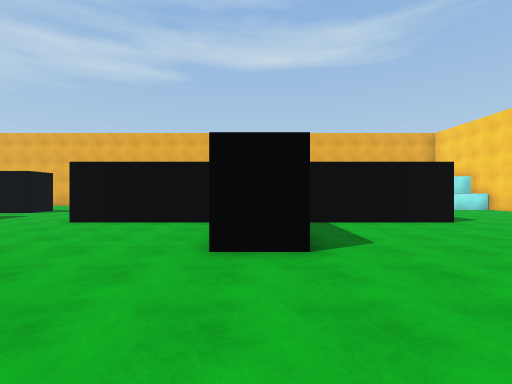
view 1 (above)

20 first-person views from a walk through a scene from a Unity 3-D project. The camera is 1.5 m above the floor, looks level and sees 85° across. The floor is counted in squares, 2 m on a side. Each view is taken from the middle of a square. On the plan, view 1 faces up. The plan holds only what a view shows up to about 10 squares ahead; the rest is blank. The place goes on beyond the plan. The player is left out.

view 2
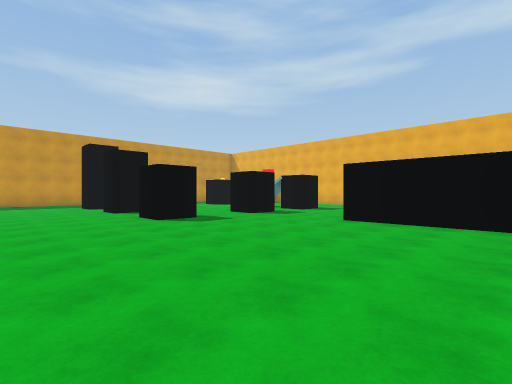

view 3
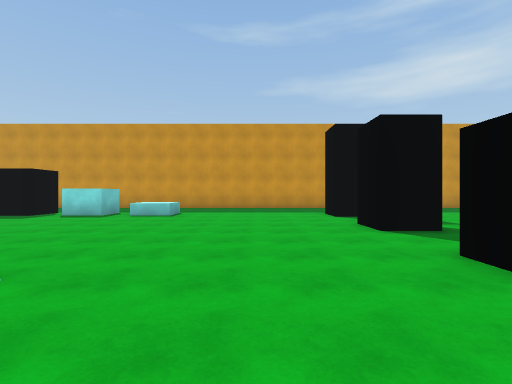

view 4
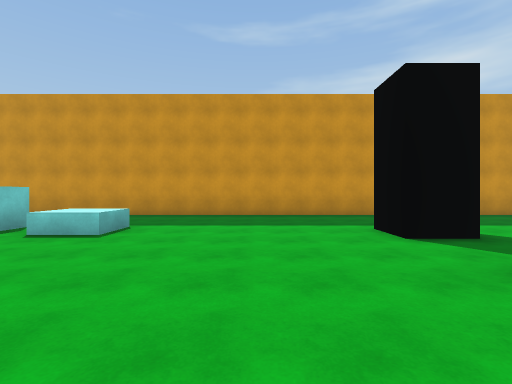

view 5
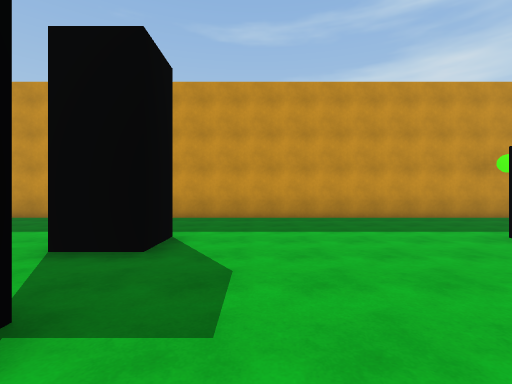

view 6
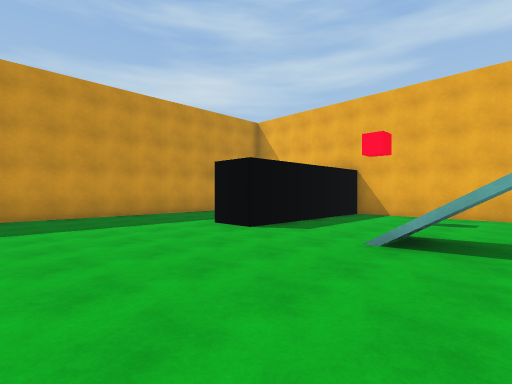

view 7
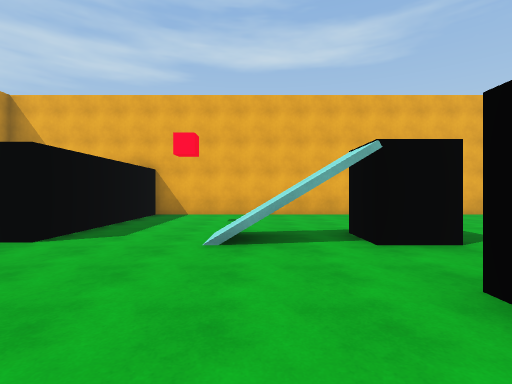

view 8
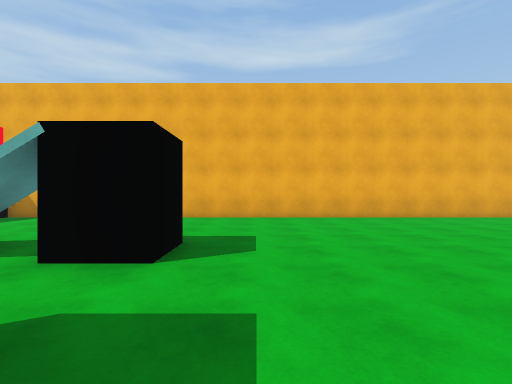

view 9
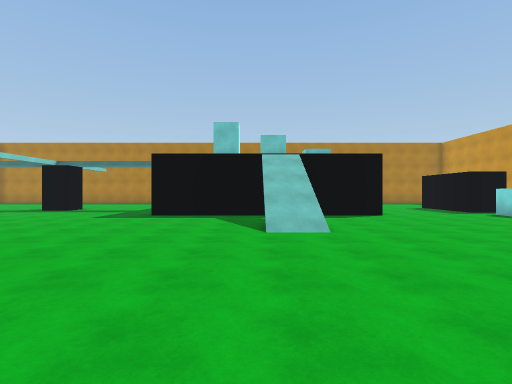

view 10
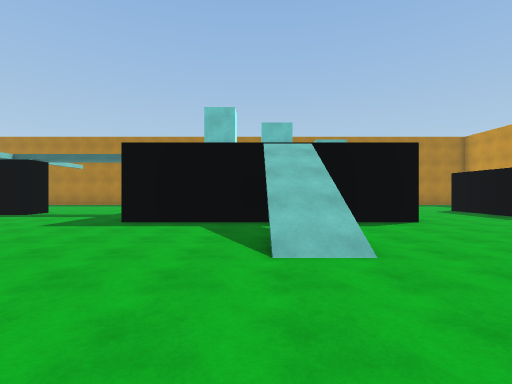

view 11
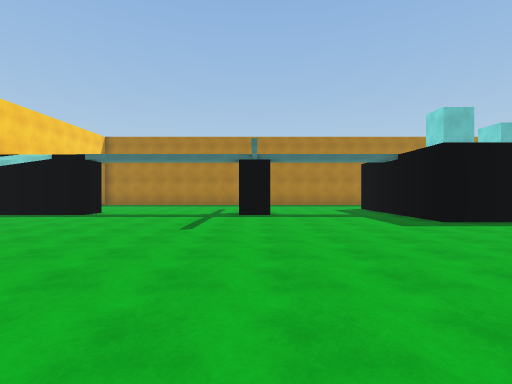

view 12
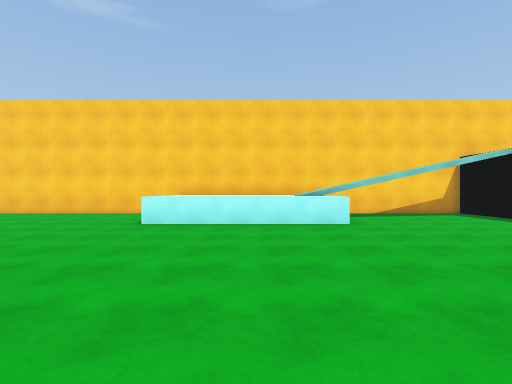

view 13
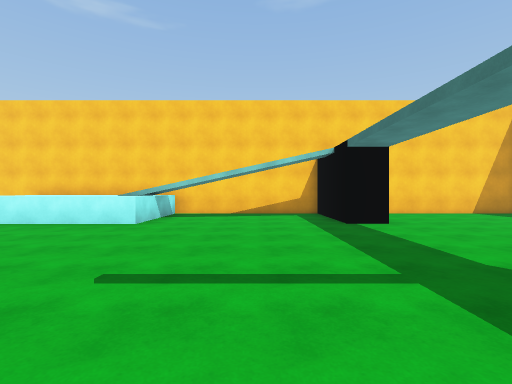

view 14
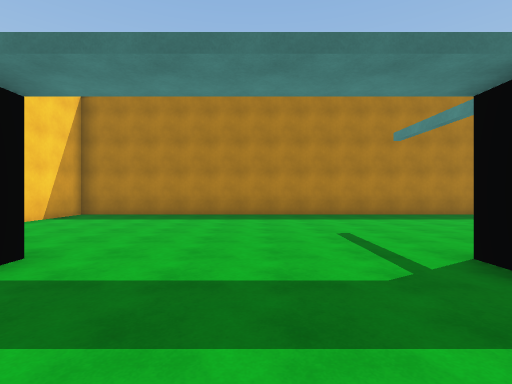

view 15
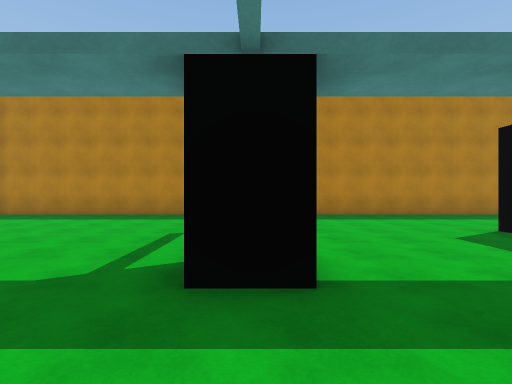

view 16
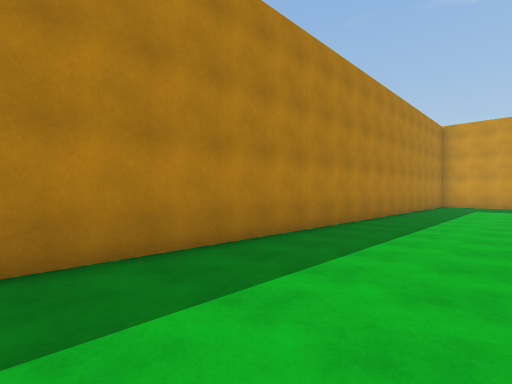

view 17
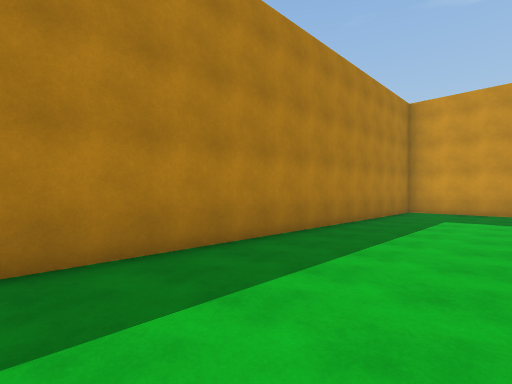

view 18
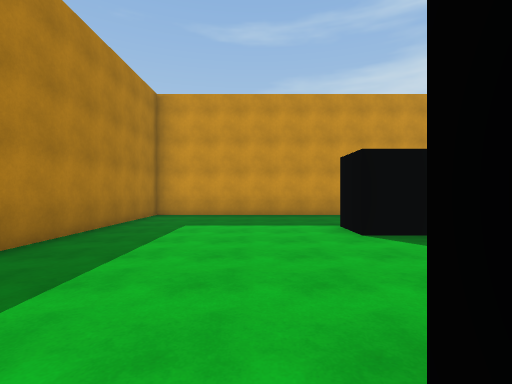

view 19
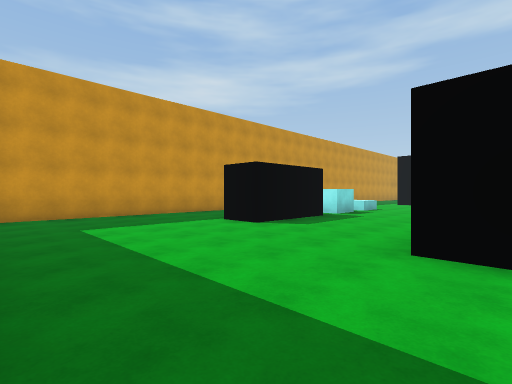

view 20
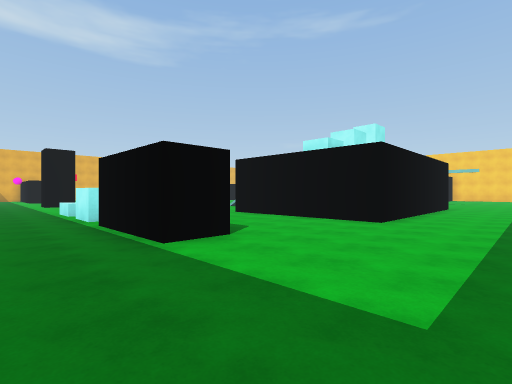

### Floor plan
Points are (right, up) in squares from view 1. A wall is a line through its corners. A room is listed if a view was taken in it or the views show most of it. See-through windows are left out.
Room 1 (views 1, 2, 3, 4, 5, 6, 7, 8, 9, 10, 11, 12, 13, 14, 15, 16, 17, 18, 19, 20)
walls: (-1.1, 6.9) (-4.6, 6.9); (-11.4, 4.6) (-11.4, 3.4) (-12.6, 3.4); (-11.1, -4.9) (-3.7, -4.9) (-3.7, -8); (-14.5, 4.6) (-14.5, 3.4) (-15.8, 3.4); (0.5, -8) (0.5, -7.2) (1.6, -7.2); (-6.5, -10.4) (-11, -10.4) (-11, -5.8); (5, 6.9) (1.2, 6.9); (7.7, -2.7) (7.7, -1.1); (-16.1, -7.8) (-16.1, -6.1) (-14.8, -6.1) (-14.8, -9.2) (-16.1, -9.2); (6.5, -8.2) (6.5, -7.2) (9.8, -7.2) (9.8, 9); (9.6, -2.2) (6.5, -2.2) (6.5, 2.8); (0.6, 15.2) (-14.3, 15.2) (-14.3, 10.2) (-15.6, 10.2); (-19.1, -8.1) (-19.1, -14.2) (9.8, -14.2) (9.8, -9.6); (-19.1, 13.4) (-19.1, -6.5)
objects: other object (-16, -5) to (-15, -4); other object (-16, -3) to (-15, -2); other object (-9, 4) to (-8, 4); other object (-9, 7) to (-8, 8); other object (-9, 10) to (-8, 11)

Positions as (right, up) in squares from view 1, and headings:
1: (0, 0), facing up
2: (-1, 0), facing up-left
3: (-6, 1), facing left
4: (-10, 1), facing left
5: (-11, 6), facing left
6: (-10, 6), facing up-left
7: (-11, 6), facing up
8: (-7, 7), facing up
9: (-7, 4), facing down
10: (-7, 2), facing down
11: (1, 2), facing down
12: (0, 0), facing right
13: (0, -5), facing right
14: (4, -5), facing down
15: (1, -5), facing down
16: (-3, -11), facing down-left
17: (-8, -11), facing down-left
18: (-10, -11), facing left
19: (-10, -14), facing up-left
20: (-18, -13), facing up-right
